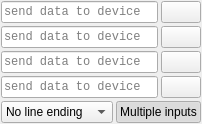
         <widget class="QFrame" name="send">
          <property name="frameShape">
           <enum>QFrame::NoFrame</enum>
          </property>
          <property name="frameShadow">
           <enum>QFrame::Plain</enum>
          </property>
          <layout class="QGridLayout" name="gridLayout_9" rowstretch="1,1,1,1,1" columnstretch="1000,1">
           <property name="leftMargin">
            <number>1</number>
           </property>
           <property name="topMargin">
            <number>1</number>
           </property>
           <property name="rightMargin">
            <number>1</number>
           </property>
           <property name="bottomMargin">
            <number>1</number>
           </property>
           <property name="spacing">
            <number>3</number>
           </property>
           <item row="0" column="0">
            <widget class="QLineEdit" name="lineEditCommand_2">
             <property name="enabled">
              <bool>true</bool>
             </property>
             <property name="sizePolicy">
              <sizepolicy hsizetype="Expanding" vsizetype="Preferred">
               <horstretch>0</horstretch>
               <verstretch>0</verstretch>
              </sizepolicy>
             </property>
             <property name="font">
              <font>
               <family>Courier New</family>
              </font>
             </property>
             <property name="placeholderText">
              <string>send data to device</string>
             </property>
             <property name="clearButtonEnabled">
              <bool>true</bool>
             </property>
            </widget>
           </item>
           <item row="0" column="1">
            <widget class="QPushButton" name="pushButtonSendCommand_2">
             <property name="enabled">
              <bool>true</bool>
             </property>
             <property name="sizePolicy">
              <sizepolicy hsizetype="Preferred" vsizetype="Preferred">
               <horstretch>0</horstretch>
               <verstretch>0</verstretch>
              </sizepolicy>
             </property>
             <property name="maximumSize">
              <size>
               <width>16777215</width>
               <height>16777215</height>
              </size>
             </property>
             <property name="toolTip">
              <string>&lt;html&gt;&lt;head/&gt;&lt;body&gt;&lt;p&gt;Send&lt;/p&gt;&lt;/body&gt;&lt;/html&gt;</string>
             </property>
             <property name="text">
              <string/>
             </property>
             <property name="icon">
              <iconset resource="resources.qrc">
               <normaloff>:/images/icons/send.png</normaloff>:/images/icons/send.png</iconset>
             </property>
            </widget>
           </item>
           <item row="1" column="0">
            <widget class="QLineEdit" name="lineEditCommand_3">
             <property name="enabled">
              <bool>true</bool>
             </property>
             <property name="sizePolicy">
              <sizepolicy hsizetype="Expanding" vsizetype="Preferred">
               <horstretch>0</horstretch>
               <verstretch>0</verstretch>
              </sizepolicy>
             </property>
             <property name="font">
              <font>
               <family>Courier New</family>
              </font>
             </property>
             <property name="placeholderText">
              <string>send data to device</string>
             </property>
             <property name="clearButtonEnabled">
              <bool>true</bool>
             </property>
            </widget>
           </item>
           <item row="1" column="1">
            <widget class="QPushButton" name="pushButtonSendCommand_3">
             <property name="enabled">
              <bool>true</bool>
             </property>
             <property name="sizePolicy">
              <sizepolicy hsizetype="Preferred" vsizetype="Preferred">
               <horstretch>0</horstretch>
               <verstretch>0</verstretch>
              </sizepolicy>
             </property>
             <property name="maximumSize">
              <size>
               <width>16777215</width>
               <height>16777215</height>
              </size>
             </property>
             <property name="toolTip">
              <string>&lt;html&gt;&lt;head/&gt;&lt;body&gt;&lt;p&gt;Send&lt;/p&gt;&lt;/body&gt;&lt;/html&gt;</string>
             </property>
             <property name="text">
              <string/>
             </property>
             <property name="icon">
              <iconset resource="resources.qrc">
               <normaloff>:/images/icons/send.png</normaloff>:/images/icons/send.png</iconset>
             </property>
            </widget>
           </item>
           <item row="2" column="0">
            <widget class="QLineEdit" name="lineEditCommand_4">
             <property name="enabled">
              <bool>true</bool>
             </property>
             <property name="sizePolicy">
              <sizepolicy hsizetype="Expanding" vsizetype="Preferred">
               <horstretch>0</horstretch>
               <verstretch>0</verstretch>
              </sizepolicy>
             </property>
             <property name="font">
              <font>
               <family>Courier New</family>
              </font>
             </property>
             <property name="placeholderText">
              <string>send data to device</string>
             </property>
             <property name="clearButtonEnabled">
              <bool>true</bool>
             </property>
            </widget>
           </item>
           <item row="2" column="1">
            <widget class="QPushButton" name="pushButtonSendCommand_4">
             <property name="enabled">
              <bool>true</bool>
             </property>
             <property name="sizePolicy">
              <sizepolicy hsizetype="Preferred" vsizetype="Preferred">
               <horstretch>0</horstretch>
               <verstretch>0</verstretch>
              </sizepolicy>
             </property>
             <property name="maximumSize">
              <size>
               <width>16777215</width>
               <height>16777215</height>
              </size>
             </property>
             <property name="toolTip">
              <string>&lt;html&gt;&lt;head/&gt;&lt;body&gt;&lt;p&gt;Send&lt;/p&gt;&lt;/body&gt;&lt;/html&gt;</string>
             </property>
             <property name="text">
              <string/>
             </property>
             <property name="icon">
              <iconset resource="resources.qrc">
               <normaloff>:/images/icons/send.png</normaloff>:/images/icons/send.png</iconset>
             </property>
            </widget>
           </item>
           <item row="3" column="0">
            <widget class="QLineEdit" name="lineEditCommand">
             <property name="enabled">
              <bool>true</bool>
             </property>
             <property name="sizePolicy">
              <sizepolicy hsizetype="Expanding" vsizetype="Preferred">
               <horstretch>0</horstretch>
               <verstretch>0</verstretch>
              </sizepolicy>
             </property>
             <property name="font">
              <font>
               <family>Courier New</family>
              </font>
             </property>
             <property name="placeholderText">
              <string>send data to device</string>
             </property>
             <property name="clearButtonEnabled">
              <bool>true</bool>
             </property>
            </widget>
           </item>
           <item row="3" column="1">
            <widget class="QPushButton" name="pushButtonSendCommand">
             <property name="enabled">
              <bool>true</bool>
             </property>
             <property name="sizePolicy">
              <sizepolicy hsizetype="Preferred" vsizetype="Preferred">
               <horstretch>0</horstretch>
               <verstretch>0</verstretch>
              </sizepolicy>
             </property>
             <property name="maximumSize">
              <size>
               <width>16777215</width>
               <height>16777215</height>
              </size>
             </property>
             <property name="toolTip">
              <string>&lt;html&gt;&lt;head/&gt;&lt;body&gt;&lt;p&gt;Send&lt;/p&gt;&lt;/body&gt;&lt;/html&gt;</string>
             </property>
             <property name="text">
              <string/>
             </property>
             <property name="icon">
              <iconset resource="resources.qrc">
               <normaloff>:/images/icons/send.png</normaloff>:/images/icons/send.png</iconset>
             </property>
            </widget>
           </item>
           <item row="4" column="0" colspan="2">
            <layout class="QHBoxLayout" name="horizontalLayout_17">
             <item>
              <widget class="QComboBox" name="comboBoxLineEnding">
               <property name="enabled">
                <bool>true</bool>
               </property>
               <property name="sizePolicy">
                <sizepolicy hsizetype="Preferred" vsizetype="Preferred">
                 <horstretch>0</horstretch>
                 <verstretch>0</verstretch>
                </sizepolicy>
               </property>
               <property name="toolTip">
                <string>&lt;html&gt;&lt;head/&gt;&lt;body&gt;&lt;p&gt;This will be added to the end of sent message.&lt;/p&gt;&lt;/body&gt;&lt;/html&gt;</string>
               </property>
               <item>
                <property name="text">
                 <string>No line ending</string>
                </property>
               </item>
               <item>
                <property name="text">
                 <string>New line</string>
                </property>
               </item>
               <item>
                <property name="text">
                 <string>Carriage return</string>
                </property>
               </item>
               <item>
                <property name="text">
                 <string>CR LF</string>
                </property>
               </item>
              </widget>
             </item>
             <item>
              <widget class="QPushButton" name="pushButtonMultiplInputs">
               <property name="toolTip">
                <string>&lt;html&gt;&lt;head/&gt;&lt;body&gt;&lt;p&gt;Show multiple lines for sending message, this allows to have up to 4 commands prepared. Line will not be erased after send in this mode.&lt;/p&gt;&lt;/body&gt;&lt;/html&gt;</string>
               </property>
               <property name="text">
                <string>Multiple inputs</string>
               </property>
               <property name="checkable">
                <bool>true</bool>
               </property>
               <property name="checked">
                <bool>true</bool>
               </property>
              </widget>
             </item>
            </layout>
           </item>
          </layout>
         </widget>
